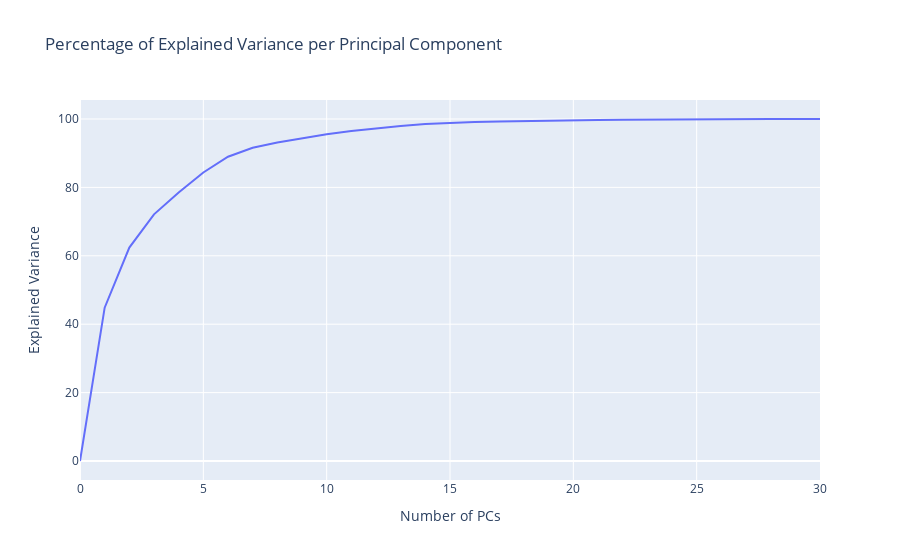

Notebook code for this chart:
### Markdown cell above
##### PCA

### Code cell
# Principal Component Analysis
eda.pca_variance_plot(train_df, identifier=id_features, categorical=categorical_features, continuous=continuous_features, target="Diagnosis")

### Figure 1 — Plotly figure (JSON) as saved in the notebook; plotly's stock layout.template omitted (floating-point values rounded to 4 significant figures)
{"data": [{"type": "scatter", "y": [0, 44.84, 62.41, 72.12, 78.52, 84.38, 88.97, 91.57, 93.13, 94.45, 95.55, 96.5, 97.3, 97.99, 98.53, 98.88, 99.11, 99.28, 99.42, 99.54, 99.65, 99.73, 99.8, 99.86, 99.91, 99.94, 99.97, 99.99, 100.0, 100.0, 100.0]}], "layout": {"title": {"text": "Percentage of Explained Variance per Principal Component"}, "xaxis": {"range": [0, 30], "title": {"text": "Number of PCs"}}, "yaxis": {"title": {"text": "Explained Variance"}}}}
